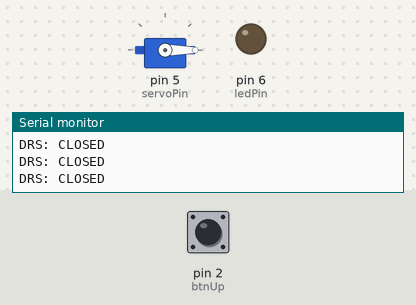
The sketch below on a simulated Arduino Uno, built with avr-gcc and run on an emulated ATmega328P. On the bench: servo, output pins drawn as LEDs (lit = HIGH), the last lines printed to the serial monitor. The test bench sets the inputs (shaded band); at power-on: pin 2 (btnUp) HIGH.

Above: at 1.2 s.
1.3 s: pin 2 (btnUp) pulled LOW for 0.15 s
At 1.39 s:
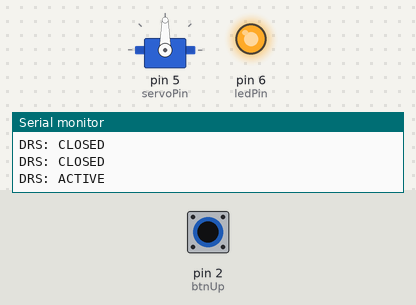
2.9 s: pin 2 (btnUp) pulled LOW for 3.2 s
At 7.6 s:
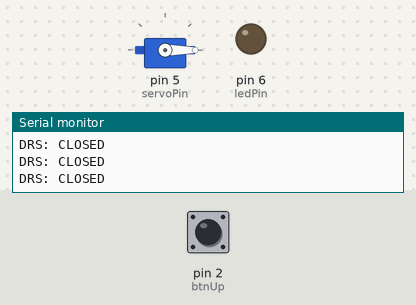
Timing chart, 0 to 9.1 s (numbered marks = the images above; inputs shaded):
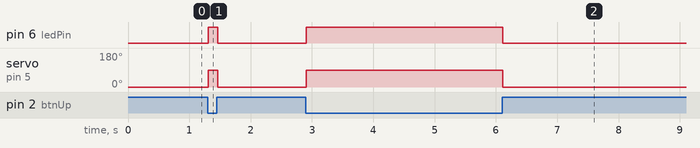

The sketch:

main.ino
```cpp
#include <Servo.h>

Servo myservo;

const int servoPin = 5;
const int ledPin   = 6;
const int btnUp    = 2;

void setup() {
  myservo.attach(servoPin);
  pinMode(ledPin, OUTPUT);
  pinMode(btnUp,  INPUT_PULLUP);
  Serial.begin(9600);
}

void loop() {
  int btnState = digitalRead(btnUp);

  if (btnState == LOW) {
    myservo.write(90);
    digitalWrite(ledPin, HIGH);
    Serial.println("DRS: ACTIVE");
  } else {
    myservo.write(0);
    digitalWrite(ledPin, LOW);
    Serial.println("DRS: CLOSED");
  }
}
```

Measured:
- after the input at 1.3 s, pin 6 (ledPin): LOW → HIGH at once, → LOW 0.15 s later; servo on pin 5 (servoPin): 0° → 90° at once, → 0° 0.15 s later
- after the input at 2.9 s, pin 6 (ledPin): LOW → HIGH at once, → LOW 3.2 s later; servo on pin 5 (servoPin): 0° → 90° at once, → 0° 3.2 s later
